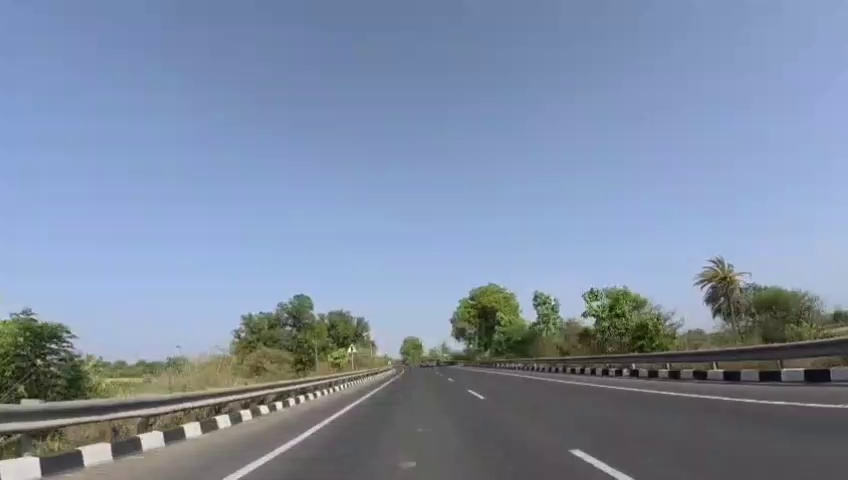
#> input picture VisionPilot/software_defined_vehicle/OpenADKit/Test/test_1_first_frame.jpg, 848 x 480 px
$ python automatic_ipm.py
#> lines starting #> are read from the running program, lines starting #| are printed output that depends on the picture
import cv2
import numpy as np

img = cv2.imread("test_1_first_frame.jpg")
#> img is the input picture: shape (480, 848, 3); mean B, G, R 163.4, 140.2, 125.6

vp_x = 411
vp_y = 357

src = np.float32([
    [vp_x-25, vp_y],
    [vp_x+25, vp_y],
    [760,479],
    [120,479]
])

dst = np.float32([
    [250,0],
    [600,0],
    [600,480],
    [250,480]
])

H = cv2.getPerspectiveTransform(src,dst)

bev = cv2.warpPerspective(
    img,
    H,
    (850,480)
)
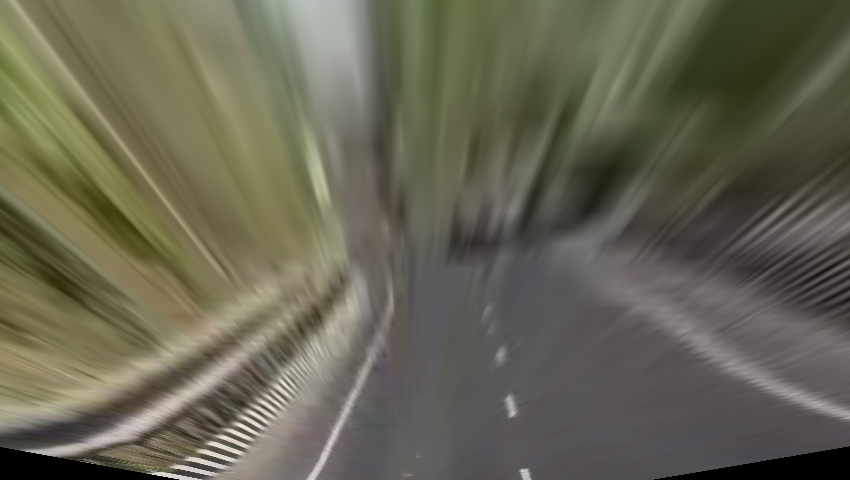
#> bev: shape (480, 850, 3); mean B, G, R 83.4, 100.5, 102.2

cv2.imshow("Original",img)
cv2.imshow("BEV",bev)

cv2.waitKey(0)
cv2.destroyAllWindows()

$ run again, with VisionPilot/software_defined_vehicle/OpenADKit/Test/CIPO.jpg copied over VisionPilot/software_defined_vehicle/OpenADKit/Test/test_1_first_frame.jpg
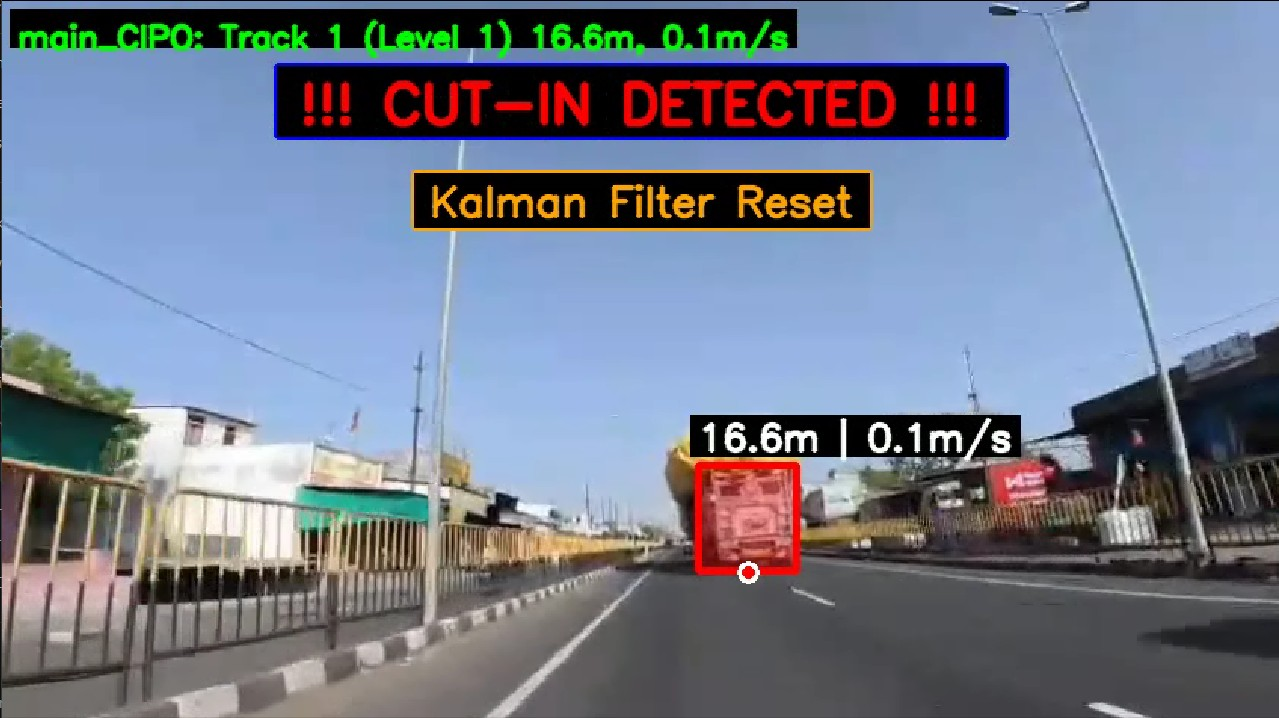
#> input picture VisionPilot/software_defined_vehicle/OpenADKit/Test/CIPO.jpg, 1279 x 718 px
#> img is the input picture: shape (718, 1279, 3); mean B, G, R 139.7, 122.9, 114.5
#> `bev = cv2.warpPerspective( img, H, (850,480) )`:
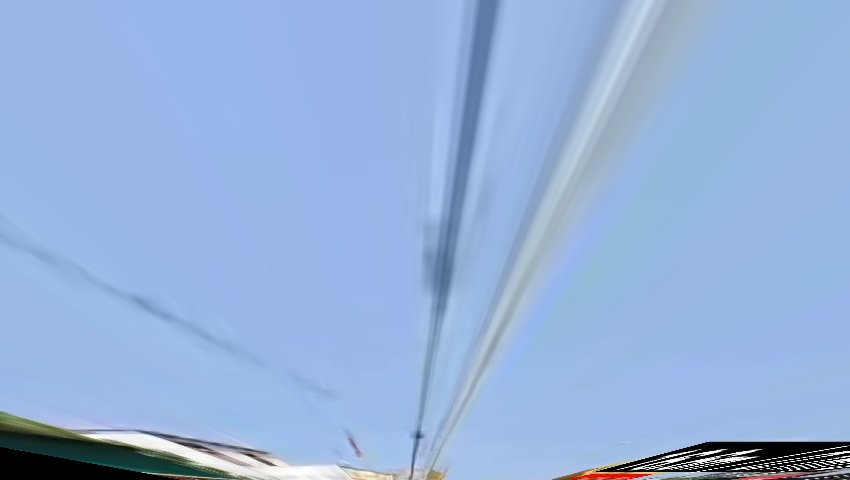
#> bev: shape (480, 850, 3); mean B, G, R 218.7, 177.6, 149.1

$ run again, with VisionPilot/software_defined_vehicle/OpenADKit/Test/autospeed_test2_frame.jpg copied over VisionPilot/software_defined_vehicle/OpenADKit/Test/test_1_first_frame.jpg
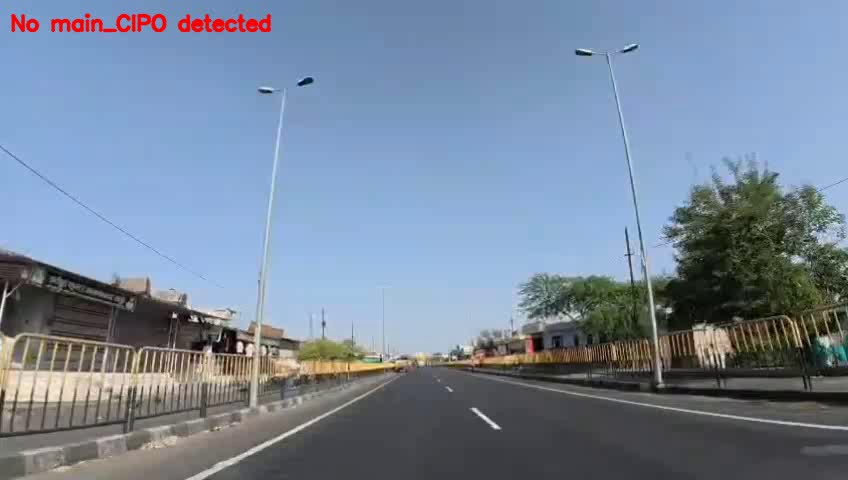
#> input picture VisionPilot/software_defined_vehicle/OpenADKit/Test/autospeed_test2_frame.jpg, 848 x 480 px
#> img is the input picture: shape (480, 848, 3); mean B, G, R 155, 134.7, 119.1
#> `bev = cv2.warpPerspective( img, H, (850,480) )`:
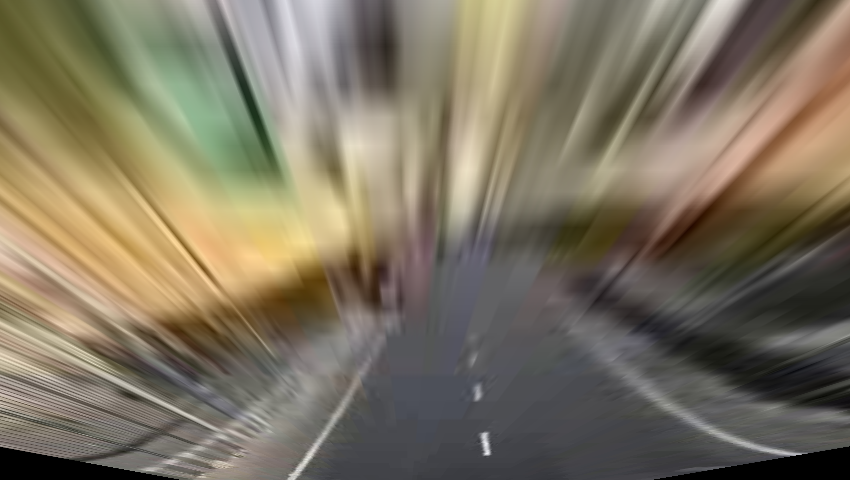
#> bev: shape (480, 850, 3); mean B, G, R 96.8, 115.5, 124.5
